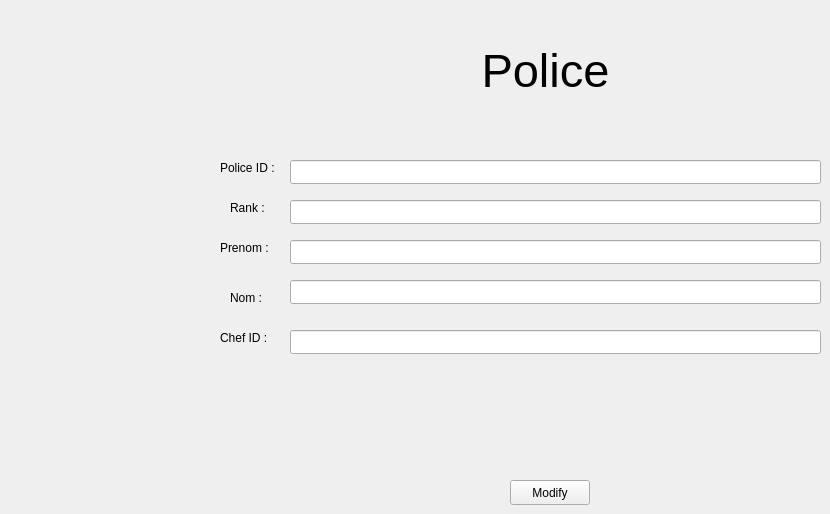
      <widget class="QWidget" name="tab_13">
       <attribute name="title">
        <string>Modifier</string>
       </attribute>
       <widget class="QPushButton" name="pb_modifiepolice">
        <property name="geometry">
         <rect>
          <x>510</x>
          <y>480</y>
          <width>80</width>
          <height>25</height>
         </rect>
        </property>
        <property name="text">
         <string>Modify</string>
        </property>
       </widget>
       <widget class="QLabel" name="label_37">
        <property name="geometry">
         <rect>
          <x>440</x>
          <y>20</y>
          <width>211</width>
          <height>101</height>
         </rect>
        </property>
        <property name="font">
         <font>
          <pointsize>35</pointsize>
         </font>
        </property>
        <property name="lineWidth">
         <number>5</number>
        </property>
        <property name="text">
         <string>Police</string>
        </property>
        <property name="textFormat">
         <enum>Qt::PlainText</enum>
        </property>
        <property name="alignment">
         <set>Qt::AlignCenter</set>
        </property>
       </widget>
       <widget class="QLabel" name="label_38">
        <property name="geometry">
         <rect>
          <x>220</x>
          <y>160</y>
          <width>61</width>
          <height>16</height>
         </rect>
        </property>
        <property name="text">
         <string>Police ID :</string>
        </property>
       </widget>
       <widget class="QLabel" name="label_39">
        <property name="geometry">
         <rect>
          <x>220</x>
          <y>330</y>
          <width>61</width>
          <height>16</height>
         </rect>
        </property>
        <property name="text">
         <string>Chef ID :</string>
        </property>
       </widget>
       <widget class="QLabel" name="label_40">
        <property name="geometry">
         <rect>
          <x>220</x>
          <y>240</y>
          <width>61</width>
          <height>16</height>
         </rect>
        </property>
        <property name="text">
         <string>Prenom :</string>
        </property>
       </widget>
       <widget class="QLabel" name="label_41">
        <property name="geometry">
         <rect>
          <x>230</x>
          <y>290</y>
          <width>41</width>
          <height>16</height>
         </rect>
        </property>
        <property name="text">
         <string>Nom :</string>
        </property>
       </widget>
       <widget class="QLabel" name="label_42">
        <property name="geometry">
         <rect>
          <x>230</x>
          <y>200</y>
          <width>41</width>
          <height>16</height>
         </rect>
        </property>
        <property name="text">
         <string>Rank :</string>
        </property>
       </widget>
       <widget class="QLineEdit" name="le_grademodifier">
        <property name="geometry">
         <rect>
          <x>290</x>
          <y>200</y>
          <width>531</width>
          <height>24</height>
         </rect>
        </property>
       </widget>
       <widget class="QLineEdit" name="le_policeidmodifier">
        <property name="geometry">
         <rect>
          <x>290</x>
          <y>160</y>
          <width>531</width>
          <height>24</height>
         </rect>
        </property>
       </widget>
       <widget class="QLineEdit" name="le_prenommodifier">
        <property name="geometry">
         <rect>
          <x>290</x>
          <y>240</y>
          <width>531</width>
          <height>24</height>
         </rect>
        </property>
       </widget>
       <widget class="QLineEdit" name="le_nompolicemodifier">
        <property name="geometry">
         <rect>
          <x>290</x>
          <y>280</y>
          <width>531</width>
          <height>24</height>
         </rect>
        </property>
       </widget>
       <widget class="QLineEdit" name="le_chefidmodifier">
        <property name="geometry">
         <rect>
          <x>290</x>
          <y>330</y>
          <width>531</width>
          <height>24</height>
         </rect>
        </property>
       </widget>
      </widget>
